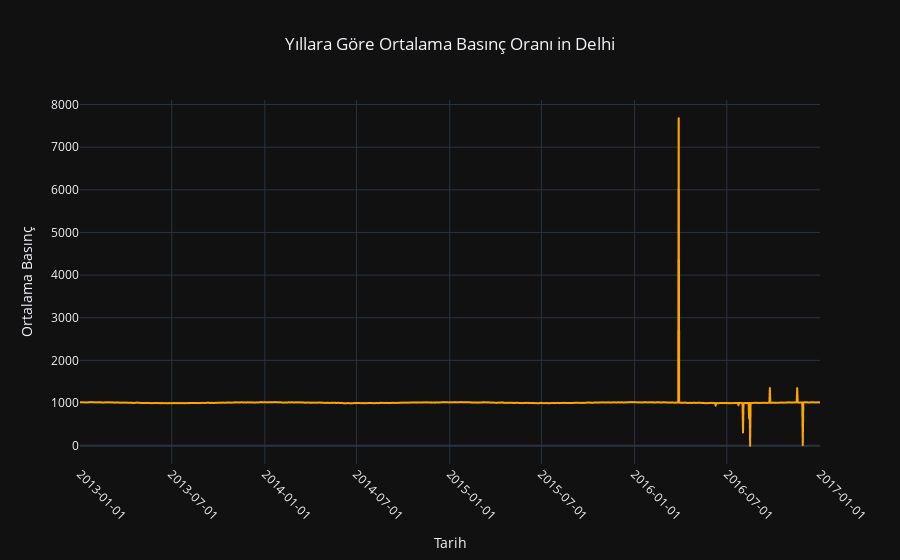

The notebook cell saved with this chart:
### Code cell
import plotly.express as px

# DataFrame'deki 'date' sütununu datetime formatına çevirme
df_w['date'] = pd.to_datetime(df_w['date'])

# Plotly Express ile çizim
fig = px.line(df_w, x='date', y='meanpressure', title='Yıllara Göre Ortalama Basınç Oranı in Delhi ')

# Grafiği güzelleştirme
fig.update_layout(
    title=dict(text='Yıllara Göre Ortalama Basınç Oranı in Delhi', x=0.5),
    xaxis_title='Tarih',
    yaxis_title='Ortalama Basınç',
    template='plotly_dark',  # İsteğe bağlı: Farklı bir şablon seçebilirsiniz
    legend_title=dict(text='Yıllar'),
    hovermode='x',  # Mouse ile üzerine gelindiğinde gösterme
)

# Eksen etiketlerini güzelleştirme
fig.update_xaxes(tickangle=45, tickformat="%Y-%m-%d", title_text="Tarih")
fig.update_yaxes(title_text="Ortalama Basınç")

# Çizgi özelliklerini güzelleştirme
fig.update_traces(line=dict(width=2, color='orange'))

fig.show()

### Figure 1 — Plotly figure (JSON) as saved in the notebook; plotly's stock layout.template omitted (floating-point values rounded to 4 significant figures; data arrays with more than 128 entries replaced by an {"elided": "..."} marker saying what was removed)
{"data": [{"hovertemplate": "date=%{x}<br>meanpressure=%{y}<extra></extra>", "legendgroup": "", "line": {"color": "orange", "dash": "solid", "width": 2}, "marker": {"symbol": "circle"}, "mode": "lines", "name": "", "showlegend": false, "type": "scattergl", "x": {"elided": "1462 str values"}, "xaxis": "x", "y": {"elided": "1462 float values"}, "yaxis": "y"}], "layout": {"hovermode": "x", "legend": {"title": {"text": "Yıllar"}, "tracegroupgap": 0}, "title": {"text": "Yıllara Göre Ortalama Basınç Oranı in Delhi", "x": 0.5}, "xaxis": {"anchor": "y", "domain": [0, 1], "tickangle": 45, "tickformat": "%Y-%m-%d", "title": {"text": "Tarih"}}, "yaxis": {"anchor": "x", "domain": [0, 1], "title": {"text": "Ortalama Basınç"}}}}
